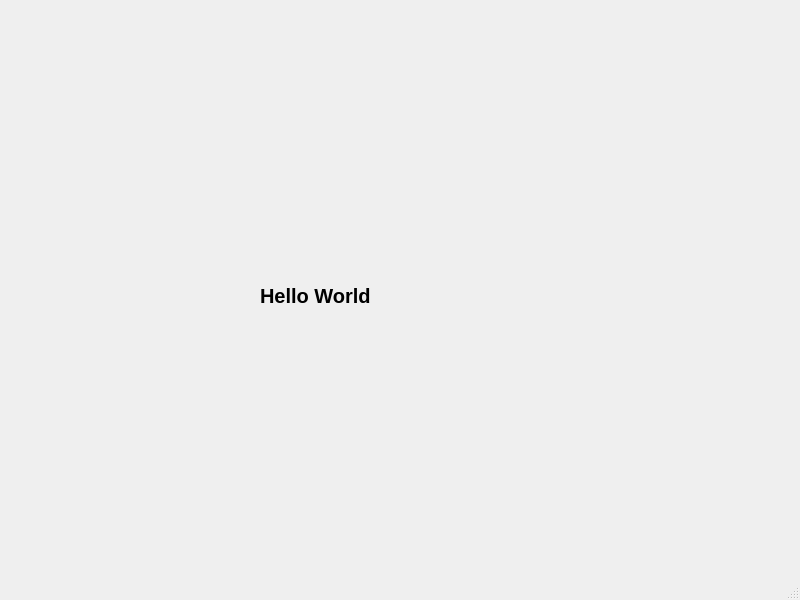
<?xml version="1.0" encoding="UTF-8"?>
<ui version="4.0">
 <class>MainWindow</class>
 <widget class="QMainWindow" name="MainWindow">
  <property name="geometry">
   <rect>
    <x>0</x>
    <y>0</y>
    <width>800</width>
    <height>600</height>
   </rect>
  </property>
  <property name="windowTitle">
   <string>MainWindow</string>
  </property>
  <widget class="QWidget" name="centralwidget">
   <widget class="QLabel" name="label">
    <property name="geometry">
     <rect>
      <x>260</x>
      <y>270</y>
      <width>131</width>
      <height>51</height>
     </rect>
    </property>
    <property name="font">
     <font>
      <pointsize>15</pointsize>
      <bold>true</bold>
     </font>
    </property>
    <property name="text">
     <string>Hello World</string>
    </property>
   </widget>
  </widget>
  <widget class="QMenuBar" name="menubar">
   <property name="geometry">
    <rect>
     <x>0</x>
     <y>0</y>
     <width>800</width>
     <height>17</height>
    </rect>
   </property>
  </widget>
  <widget class="QStatusBar" name="statusbar"/>
 </widget>
 <resources/>
 <connections/>
</ui>
